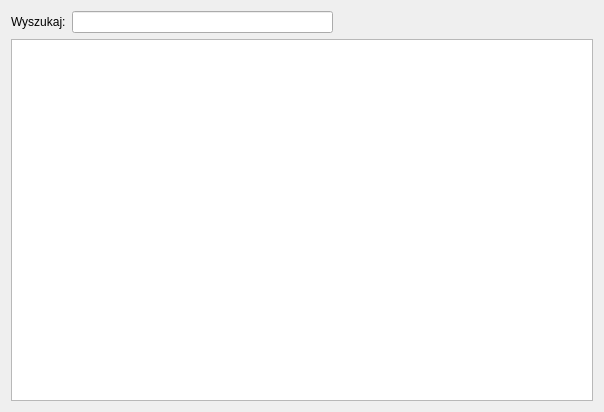
<?xml version="1.0" encoding="UTF-8"?>
<ui version="4.0">
 <class>ZawodnikStatystyki</class>
 <widget class="QWidget" name="ZawodnikStatystyki">
  <property name="geometry">
   <rect>
    <x>0</x>
    <y>0</y>
    <width>604</width>
    <height>412</height>
   </rect>
  </property>
  <property name="windowTitle">
   <string>Form</string>
  </property>
  <layout class="QVBoxLayout" name="verticalLayout_2">
   <item>
    <layout class="QVBoxLayout" name="verticalLayout">
     <item>
      <layout class="QHBoxLayout" name="horizontalLayout">
       <item>
        <widget class="QLabel" name="label">
         <property name="text">
          <string>Wyszukaj:</string>
         </property>
        </widget>
       </item>
       <item>
        <widget class="QLineEdit" name="lineEdit"/>
       </item>
       <item>
        <spacer name="horizontalSpacer">
         <property name="orientation">
          <enum>Qt::Horizontal</enum>
         </property>
         <property name="sizeHint" stdset="0">
          <size>
           <width>40</width>
           <height>20</height>
          </size>
         </property>
        </spacer>
       </item>
      </layout>
     </item>
     <item>
      <widget class="QTableView" name="tableView"/>
     </item>
    </layout>
   </item>
  </layout>
 </widget>
 <resources/>
 <connections/>
</ui>
